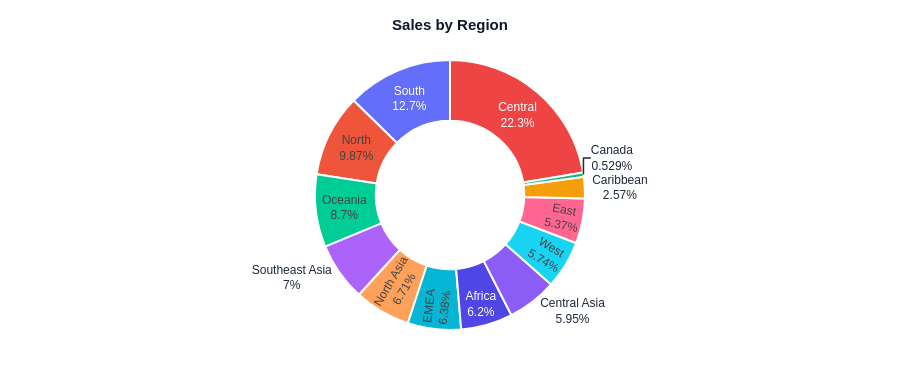

The notebook cell this image was saved under:
### Code cell
fig_region_donut(df).show()

### Figure 1 — Plotly figure (JSON) as saved in the notebook; plotly's stock layout.template omitted (floating-point values rounded to 4 significant figures)
{"data": [{"hole": 0.55, "hovertemplate": "%{label}<br>Sales: $%{value:,.0f}<br>Share: %{percent}<extra></extra>", "labels": ["Africa", "Canada", "Caribbean", "Central", "Central Asia", "EMEA", "East", "North", "North Asia", "Oceania", "South", "Southeast Asia", "West"], "marker": {"colors": ["#4F46E5", "#10B981", "#F59E0B", "#EF4444", "#8B5CF6", "#06B6D4"], "line": {"color": "white", "width": 2}}, "textinfo": "percent+label", "type": "pie", "values": [783800.0, 66930.0, 324300.0, 2822000.0, 752800.0, 806200.0, 678800.0, 1248000.0, 848300.0, 1100000.0, 1601000.0, 884400.0, 725500.0]}], "layout": {"font": {"color": "#1E293B", "family": "Arial, sans-serif", "size": 12}, "height": 380, "hoverlabel": {"bgcolor": "#1E293B", "bordercolor": "#1E293B", "font": {"color": "white", "size": 12}}, "legend": {"bgcolor": "rgba(255,255,255,0.8)", "bordercolor": "#E2E8F0", "borderwidth": 1, "font": {"color": "#334155", "size": 11}}, "margin": {"b": 50, "l": 50, "r": 30, "t": 60}, "paper_bgcolor": "white", "plot_bgcolor": "#F8FAFC", "showlegend": false, "title": {"font": {"color": "#0F172A", "family": "Arial, sans-serif", "size": 15, "weight": 700}, "text": "<b>Sales by Region</b>", "x": 0.5, "xanchor": "center"}, "xaxis": {"gridcolor": "#E2E8F0", "linecolor": "#CBD5E1", "showline": true, "tickfont": {"color": "#475569", "size": 11}, "title": {"font": {"color": "#475569", "size": 12}}}, "yaxis": {"gridcolor": "#E2E8F0", "linecolor": "#CBD5E1", "showline": true, "tickfont": {"color": "#475569", "size": 11}, "title": {"font": {"color": "#475569", "size": 12}}}}}
